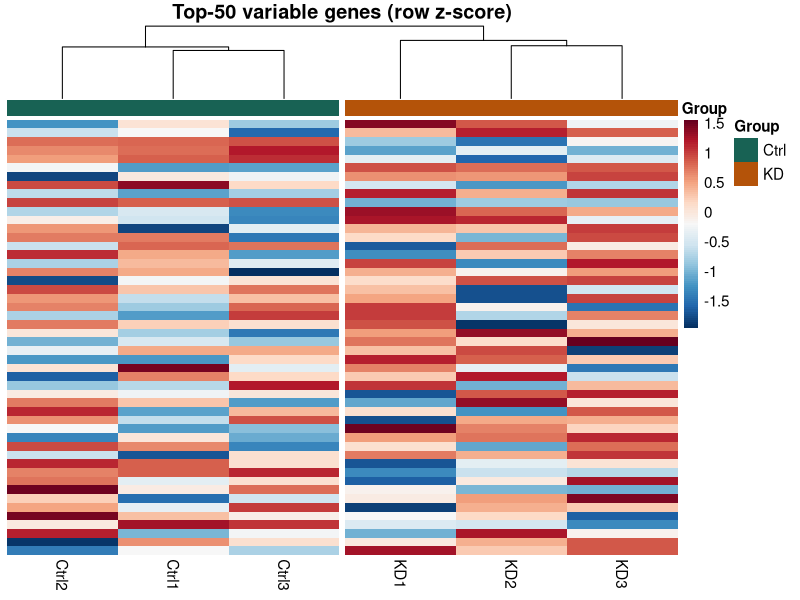
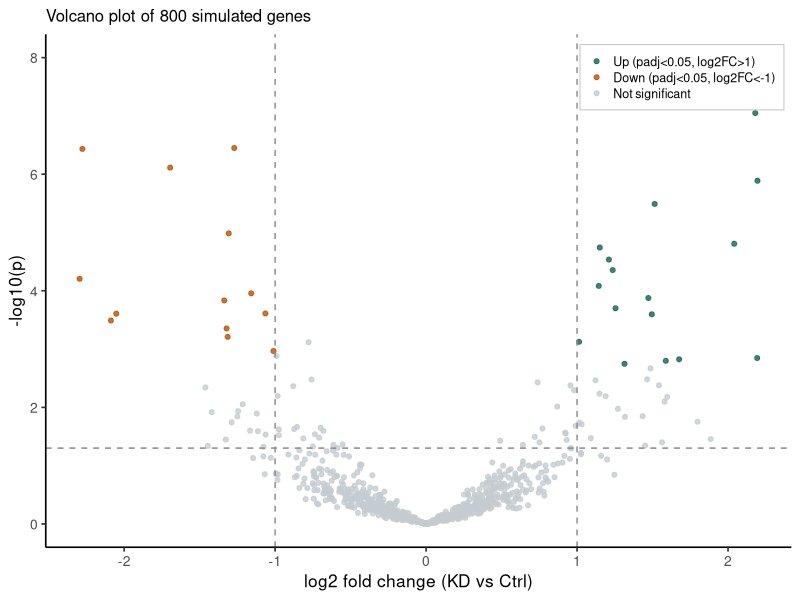
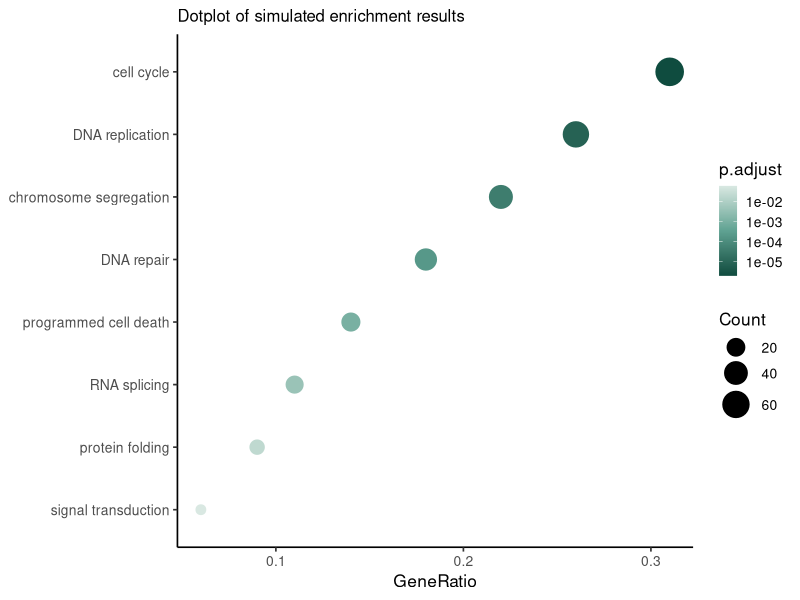

Reproduce these figures in R, in order.
#!/usr/bin/env Rscript
# 第5章三张演示图的真实 R 绘制（火山图/聚类热图/富集气泡图）。
# 数据：程序模拟的 RNA-seq 计数（负二项），统计量真实计算（中位数比值归一化、
# Wald 检验、BH 校正），绘图用 ggplot2/pheatmap——与正文 R 代码同一路线。
# 运行：Rscript --no-init-file --no-restore generate_r_plots.R <repo_root>
.libPaths("/Volumes/fast_SSD/R_lib_4.4")
suppressMessages({library(ggplot2); library(pheatmap); library(RColorBrewer)})

args <- commandArgs(trailingOnly = TRUE)
root <- if (length(args)) args[1] else "."
outdir <- file.path(root, "assets/06-rna-seq/svg")
dir.create(outdir, showWarnings = FALSE, recursive = TRUE)
set.seed(20261010)

## ── 1. 模拟计数：800 基因 × 6 样本（Ctrl×3 / KD×3，80 个 DE）──
n_g <- 800
base <- rgamma(n_g, shape = 1.2, scale = 900) + 25
eff <- rep(0, n_g)
de_idx <- sample(n_g, 80)
eff[de_idx] <- sample(c(-1, 1), 80, replace = TRUE) * runif(80, 0.8, 1.6)
sf <- c(1.00, 0.94, 1.06, 1.10, 0.90, 1.03)
samples <- c("Ctrl1", "Ctrl2", "Ctrl3", "KD1", "KD2", "KD3")
counts <- matrix(0, n_g, 6, dimnames = list(paste0("Gene", seq_len(n_g)), samples))
for (j in 1:6) {
  grp <- if (j <= 3) 0 else 1
  mu <- base * sf[j] * 2^(eff * grp)
  counts[, j] <- rnbinom(n_g, mu = mu, size = 1 / 0.15)
}

## ── 2. 真实统计：中位数比值尺寸因子 → log2 归一化 → Wald → BH ──
gm <- exp(rowMeans(log(counts + 1)))
sf2 <- apply(sweep(counts, 1, gm, "/"), 2, median)
nc <- sweep(counts, 2, sf2, "/")
lc <- log2(nc + 1)
lfc <- rowMeans(lc[, 4:6]) - rowMeans(lc[, 1:3])
se <- sqrt(apply(lc[, 1:3], 1, var) / 3 + apply(lc[, 4:6], 1, var) / 3 + 0.05)
stat <- lfc / se
pval <- 2 * pnorm(-abs(stat))
padj <- p.adjust(pval, method = "BH")

## ── 3. 火山图（ggplot2 真绘制；配色与本书主题一致）──
df <- data.frame(lfc = lfc, p = pval, padj = padj)
df$cls <- with(df, ifelse(padj < 0.05 & lfc > 1, "Up",
                   ifelse(padj < 0.05 & lfc < -1, "Down", "NS")))
p <- ggplot(df, aes(lfc, -log10(p), color = cls)) +
  geom_point(size = 1.4, alpha = 0.8) +
  geom_hline(yintercept = -log10(0.05), linetype = 2, color = "grey55") +
  geom_vline(xintercept = c(-1, 1), linetype = 2, color = "grey55") +
  scale_color_manual(values = c(Up = "#186254", Down = "#B45309", NS = "#C4CBD0"),
                     breaks = c("Up", "Down", "NS"), labels = c("Up (padj<0.05, log2FC>1)", "Down (padj<0.05, log2FC<-1)", "Not significant")) +
  labs(x = "log2 fold change (KD vs Ctrl)", y = "-log10(p)",
       title = "Volcano plot of 800 simulated genes") +
  coord_cartesian(ylim = c(0, 8)) +
  theme_classic(base_size = 12.5) +
  theme(legend.position = c(0.99, 0.98), legend.justification = c(1, 1),
        legend.background = element_rect(color = "grey80", fill = "white", linewidth = 0.4),
        legend.title = element_blank(), legend.text = element_text(size = 9),
        legend.key.size = unit(0.8, "lines"), plot.title = element_text(size = 12))
ggsave(file.path(outdir, "volcano-demo-r.svg"), p, width = 6.4, height = 4.8)

## ── 4. 聚类热图（pheatmap 真绘制：方差前 50 基因、行 z-score、列真实 hclust、红高蓝低）──
vars <- apply(lc, 1, var)
top <- order(vars, decreasing = TRUE)[1:50]
z <- t(scale(t(lc[top, ])))
ann <- data.frame(Group = factor(c("Ctrl", "Ctrl", "Ctrl", "KD", "KD", "KD"), levels = c("Ctrl", "KD")),
                  row.names = samples)
ann_colors <- list(Group = c(Ctrl = "#186254", KD = "#B45309"))
col_pal <- colorRampPalette(rev(brewer.pal(11, "RdBu")))(101)  # RdBu 反序：红=高，白=中，蓝=低
svg(file.path(outdir, "heatmap-demo-r.svg"), width = 7.2, height = 6.0, onefile = TRUE)
pheatmap(z, color = col_pal, border_color = NA,
         cluster_rows = FALSE, cluster_cols = TRUE, cutree_cols = 2,
         annotation_col = ann, annotation_colors = ann_colors,
         show_rownames = FALSE, fontsize = 11,
         main = "Top-50 variable genes (row z-score)")
dev.off()

## ── 5. 富集气泡图（ggplot2 真绘制，风格对齐 clusterProfiler dotplot）──
terms <- data.frame(
  ID = c("GO:0007049", "GO:0006260", "GO:0007059", "GO:0006281", "GO:0097194",
         "GO:0008380", "GO:0006457", "GO:0007165"),
  Description = c("cell cycle", "DNA replication", "chromosome segregation",
                  "DNA repair", "programmed cell death", "RNA splicing",
                  "protein folding", "signal transduction"),
  Count = c(68, 54, 41, 33, 21, 18, 12, 8),
  GeneRatio = c(0.31, 0.26, 0.22, 0.18, 0.14, 0.11, 0.09, 0.06),
  p.adjust = c(2e-6, 8e-6, 4e-5, 2e-4, 1e-3, 4e-3, 2e-2, 6e-2))
terms$Description <- factor(terms$Description, levels = rev(terms$Description))
pb <- ggplot(terms, aes(GeneRatio, Description)) +
  geom_point(aes(size = Count, color = p.adjust)) +
  scale_size_continuous(range = c(3, 9), name = "Count") +
  scale_color_gradientn(colors = c("#0F4C3F", "#5FA292", "#D9E8E2"),
                        name = "p.adjust", trans = "log10") +
  labs(x = "GeneRatio", y = NULL,
       title = "Dotplot of simulated enrichment results") +
  theme_classic(base_size = 12.5) +
  theme(plot.title = element_text(size = 12),
        legend.box = "vertical", legend.key.size = unit(0.9, "lines"))
ggsave(file.path(outdir, "bubble-demo-r.svg"), pb, width = 7.0, height = 4.8)

cat("written:", list.files(outdir, pattern = "-r\\.svg$"), "\n")
